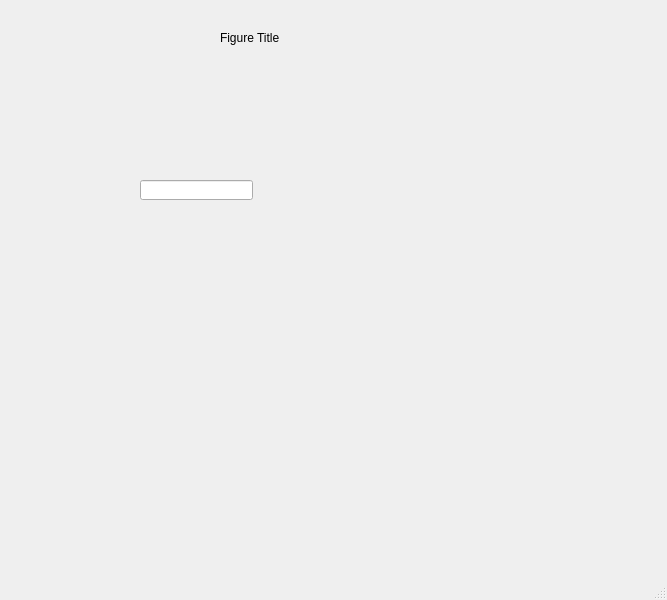
<?xml version="1.0" encoding="UTF-8"?>
<ui version="4.0">
 <class>QtFigureClass</class>
 <widget class="QMainWindow" name="QtFigureClass">
  <property name="geometry">
   <rect>
    <x>0</x>
    <y>0</y>
    <width>667</width>
    <height>600</height>
   </rect>
  </property>
  <property name="windowTitle">
   <string>MainWindow</string>
  </property>
  <widget class="QWidget" name="centralwidget">
   <widget class="QLabel" name="label">
    <property name="geometry">
     <rect>
      <x>220</x>
      <y>30</y>
      <width>81</width>
      <height>16</height>
     </rect>
    </property>
    <property name="text">
     <string>Figure Title</string>
    </property>
   </widget>
   <widget class="QLineEdit" name="lineEdit">
    <property name="geometry">
     <rect>
      <x>140</x>
      <y>180</y>
      <width>113</width>
      <height>20</height>
     </rect>
    </property>
   </widget>
   <widget class="QCustomPlot" name="m_plot" native="true">
    <property name="geometry">
     <rect>
      <x>89</x>
      <y>259</y>
      <width>411</width>
      <height>201</height>
     </rect>
    </property>
   </widget>
  </widget>
  <widget class="QMenuBar" name="menubar">
   <property name="geometry">
    <rect>
     <x>0</x>
     <y>0</y>
     <width>667</width>
     <height>22</height>
    </rect>
   </property>
  </widget>
  <widget class="QStatusBar" name="statusbar"/>
 </widget>
 <customwidgets>
  <customwidget>
   <class>QCustomPlot</class>
   <extends>QWidget</extends>
   <header>qcustomplot.h</header>
   <container>1</container>
  </customwidget>
 </customwidgets>
 <resources/>
 <connections/>
</ui>
